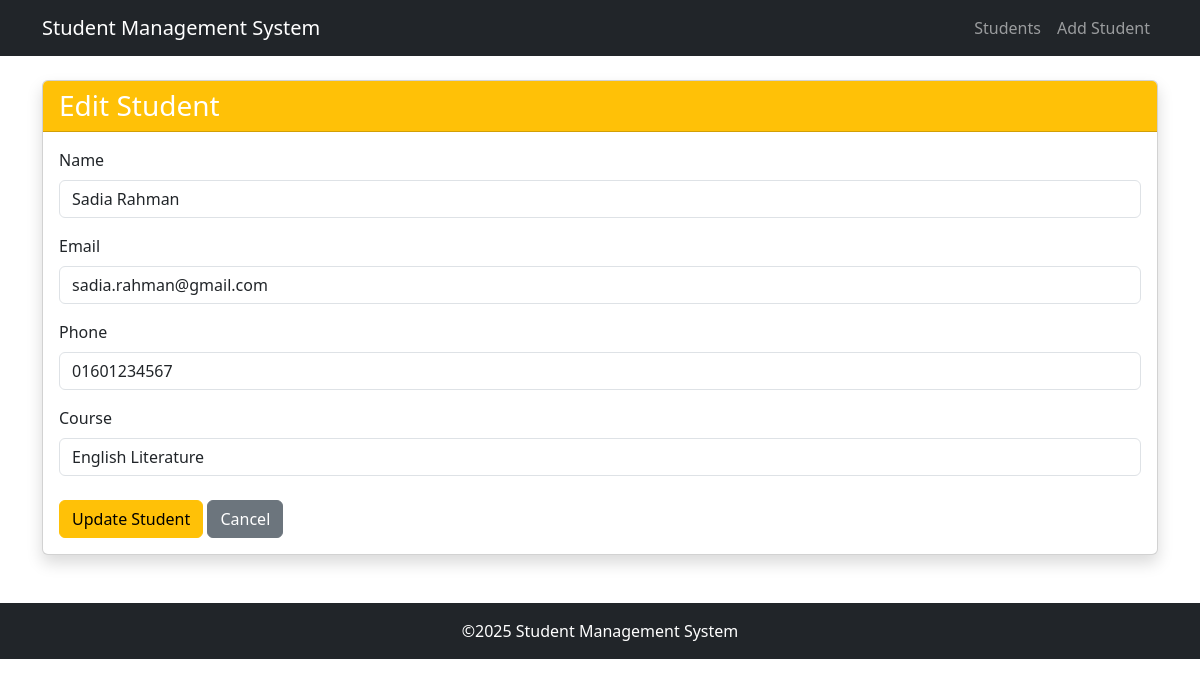
Page /students/student/10/update/ on the committed database.
### students/models.py (models this page shows, shortened)
class Student(models.Model):
    name = models.CharField(max_length=100)
    email = models.EmailField(unique=True)
    phone = models.CharField(max_length=15)
    course = models.CharField(max_length=100)
    created_at = models.DateTimeField(auto_now_add=True)
    updated_at = models.DateTimeField(auto_now=True)

### students/views.py (the view, shortened to what this page needs)
# urls.py: path('student/<int:pk>/update/', views.StudentUpdateView.as_view(), name='student-update'),
class StudentUpdateView(UpdateView):
    model = Student
    form_class = StudentForm
    template_name = 'students/student_form.html'
    success_url = reverse_lazy('student-list')

### students/forms.py
class StudentForm(forms.ModelForm):
    class Meta:
        model = Student
        fields = ['name', 'email', 'phone', 'course']
        widgets = {
            'name': forms.TextInput(attrs={'class': 'form-control', 'placeholder': 'Enter full name'}),
            'email': forms.EmailInput(attrs={'class': 'form-control', 'placeholder': 'Enter email address'}),
            'phone': forms.TextInput(attrs={'class': 'form-control', 'placeholder': 'Enter phone number'}),
            'course': forms.TextInput(attrs={'class': 'form-control', 'placeholder': 'Enter course name'}),
        }

### templates/students/student_form.html (shortened to what this page needs)
{% extends 'base.html' %}  {% block content %}
<div class="card shadow">
  <div
    class="card-header bg-{% if form.instance.pk %}warning{% else %}success {% endif %} text-white"
  >
    <h3 class="mb-0">
      {% if form.instance.pk %} Edit Student {% else %} Add New Student
      {%endif%}
    </h3>
  </div>
  <div class="card-body">
    <form method="post" novalidate>
      {% csrf_token %} {% for field in form %}
      <div class="mb-3">
        <label for="{{ field.id_for_label }}" class="form-label"
          >{{ field.label }}</label
        >
        {{ field }}
      </div>
      {% endfor %}
      <div class="mt-4">
        <button
          type="submit"
          class="btn btn-{% if form.instance.pk %}warning{% else %}success {% endif %}"
        >
          {% if form.instance.pk %} Update {% else %} Add {% endif %}Student
        </button>
        <a href="{% url 'student-list' %}" class="btn btn-secondary">Cancel</a>
      </div>
    </form>
  </div>
</div>
{% endblock %}

### rows in the picture
Student: form "Sadia Rahman" "sadia.rahman@gmail.com" "01601234567" "English Literature"

### other values in the picture
{{ field.label }} "Name" "Email" "Phone" "Course"
